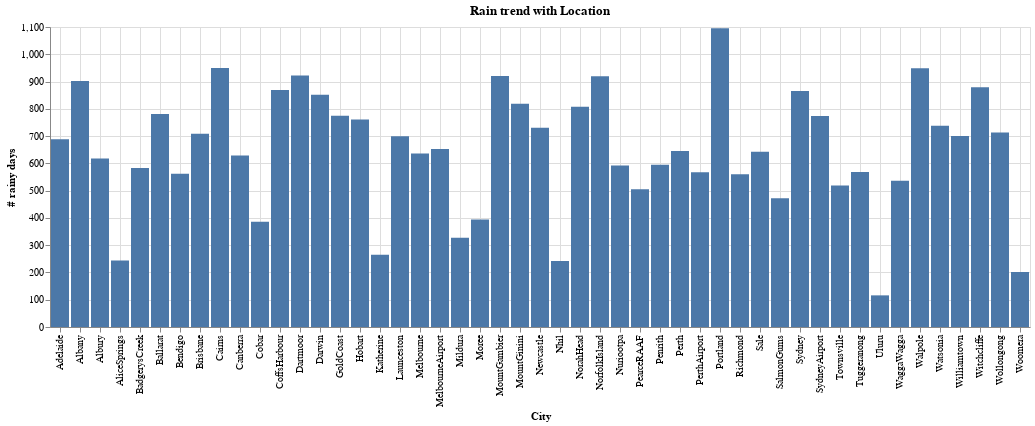

Here is the notebook cell this chart was saved with:
### Code cell
%chart x=Loc, y=rain, title="Rain trend with Location", labelx=City, labely=# rainy days

### Figure 1 — Vega-Lite specification as saved in the notebook (floating-point values rounded to 4 significant figures)
{"$schema": "https://vega.github.io/schema/vega-lite/v3.json", "data": {"format": {"type": "csv"}, "values": "\"Loc\",\"rain\",\"norain\"\n\"Uluru\",\"116\",\"1405\"\n\"Woomera\",\"202\",\"2788\"\n\"Nhil\",\"242\",\"1327\"\n\"AliceSprings\",\"244\",\"2787\"\n\"Katherine\",\"265\",\"1294\"\n\"Mildura\",\"327\",\"2680\"\n\"Cobar\",\"386\",\"2602\"\n\"Moree\",\"394\",\"2460\"\n\"SalmonGums\",\"472\",\"2483\"\n\"PearceRAAF\",\"505\",\"2257\"\n\"Townsville\",\"519\",\"2514\"\n\"WaggaWagga\",\"536\",\"2440\"\n\"Richmond\",\"560\",\"2391\"\n\"Bendigo\",\"562\",\"2472\"\n\"PerthAirport\",\"567\",\"2442\"\n\"Tuggeranong\",\"568\",\"2430\"\n\"BadgerysCreek\",\"583\",\"2345\"\n\"Nuriootpa\",\"592\",\"2410\"\n\"Penrith\",\"595\",\"2369\"\n\"Albury\",\"618\",\"2393\"\n\"Canberra\",\"629\",\"2789\"\n\"Melbourne\",\"636\",\"1799\"\n\"Sale\",\"643\",\"2357\"\n\"Perth\",\"645\",\"2548\"\n\"MelbourneAirport\",\"653\",\"2356\"\n\"Adelaide\",\"688\",\"2402\"\n\"Launceston\",\"699\",\"2329\"\n\"Williamtown\",\"700\",\"1853\"\n\"Brisbane\",\"709\",\"2452\"\n\"Wollongong\",\"713\",\"2270\"\n\"Newcastle\",\"731\",\"2224\"\n\"Watsonia\",\"738\",\"2261\"\n\"Hobart\",\"761\",\"2427\"\n\"SydneyAirport\",\"774\",\"2231\"\n\"GoldCoast\",\"775\",\"2205\"\n\"Ballarat\",\"781\",\"2247\"\n\"NorahHead\",\"808\",\"2121\"\n\"MountGinini\",\"819\",\"2088\"\n\"Darwin\",\"852\",\"2340\"\n\"Sydney\",\"865\",\"2472\"\n\"CoffsHarbour\",\"869\",\"2084\"\n\"Witchcliffe\",\"879\",\"2073\"\n\"Albany\",\"902\",\"2114\"\n\"NorfolkIsland\",\"919\",\"2045\"\n\"MountGambier\",\"920\",\"2110\"\n\"Dartmoor\",\"922\",\"2021\"\n\"Walpole\",\"949\",\"1870\"\n\"Cairns\",\"950\",\"2038\"\n\"Portland\",\"1095\",\"1901\"\n"}, "encoding": {"x": {"axis": {"grid": true, "title": "City"}, "field": "Loc", "type": "nominal"}, "y": {"axis": {"grid": true, "title": "# rainy days"}, "field": "rain", "type": "quantitative"}}, "mark": {"color": "#4C78A8", "type": "bar"}, "title": "Rain trend with Location"}
